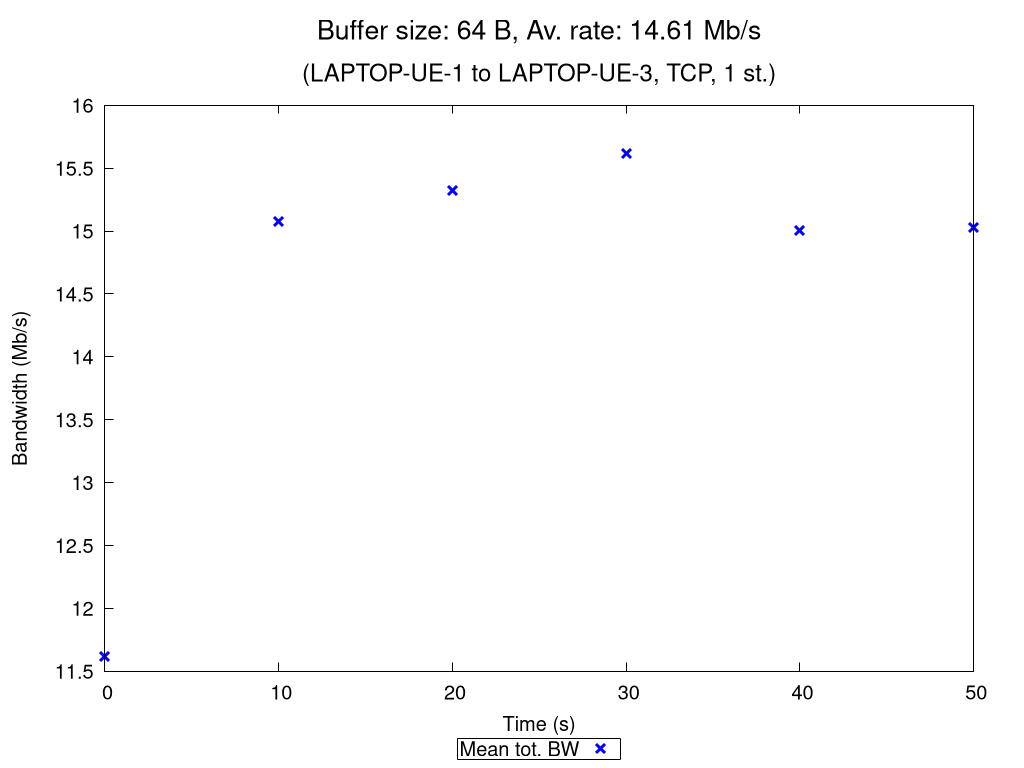

Reproduce this figure in gnuplot.
set terminal pngcairo nocrop enhanced size 1024,768 font "Verdana,15"
set output "TCP_1_st_2020_10_06_16-04-51_one2two_00064B.png"

set title "{/=20 Buffer size: 64 B, Av. rate: 14.61 Mb/s}\n\n{/=18 (LAPTOP-UE-1 to LAPTOP-UE-3, TCP, 1 st.)}"

set xlabel "Time (s)"
set ylabel "Bandwidth (Mb/s)"
set ytics nomirror
set key bmargin center horizontal box samplen 1 width -1
set bmargin 4.6
set rmargin 4.5

rf = 1000000.0  # rate factor
set style fill transparent solid 0.2 noborder
set autoscale xfix
plot "TCP_1_st_2020_10_06_16-04-51_one2two_00064B_iperf_processed.dat" using 1:($2/rf-$3/rf):($2/rf+$3/rf) with filledcurves lc rgb "blue" notitle, \
     "" using 1:($2/rf) with points pt 2 ps 1.5 lw 3 lc rgb "blue" title "Mean tot. BW", \
